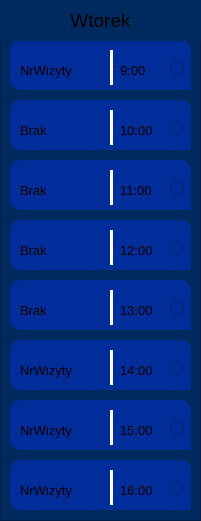
    <widget class="QFrame" name="frame_8">
     <property name="geometry">
      <rect>
       <x>240</x>
       <y>120</y>
       <width>201</width>
       <height>521</height>
      </rect>
     </property>
     <property name="styleSheet">
      <string notr="true">background-color: rgb(0, 41, 94);</string>
     </property>
     <property name="frameShape">
      <enum>QFrame::Shape::StyledPanel</enum>
     </property>
     <property name="frameShadow">
      <enum>QFrame::Shadow::Raised</enum>
     </property>
     <widget class="QFrame" name="frame_58">
      <property name="geometry">
       <rect>
        <x>10</x>
        <y>40</y>
        <width>181</width>
        <height>50</height>
       </rect>
      </property>
      <property name="styleSheet">
       <string notr="true">background-color: rgb(0, 45, 154);
border-radius: 10px;</string>
      </property>
      <property name="frameShape">
       <enum>QFrame::Shape::StyledPanel</enum>
      </property>
      <property name="frameShadow">
       <enum>QFrame::Shadow::Raised</enum>
      </property>
      <widget class="QLabel" name="label_105">
       <property name="geometry">
        <rect>
         <x>10</x>
         <y>10</y>
         <width>121</width>
         <height>41</height>
        </rect>
       </property>
       <property name="font">
        <font>
         <pointsize>10</pointsize>
         <bold>false</bold>
        </font>
       </property>
       <property name="layoutDirection">
        <enum>Qt::LayoutDirection::LeftToRight</enum>
       </property>
       <property name="styleSheet">
        <string notr="true"/>
       </property>
       <property name="text">
        <string>NrWizyty</string>
       </property>
       <property name="textFormat">
        <enum>Qt::TextFormat::RichText</enum>
       </property>
       <property name="alignment">
        <set>Qt::AlignmentFlag::AlignLeading|Qt::AlignmentFlag::AlignLeft|Qt::AlignmentFlag::AlignVCenter</set>
       </property>
      </widget>
      <widget class="Line" name="line_51">
       <property name="geometry">
        <rect>
         <x>100</x>
         <y>10</y>
         <width>3</width>
         <height>35</height>
        </rect>
       </property>
       <property name="styleSheet">
        <string notr="true">background-color: white;</string>
       </property>
       <property name="orientation">
        <enum>Qt::Orientation::Vertical</enum>
       </property>
      </widget>
      <widget class="QLabel" name="label_106">
       <property name="geometry">
        <rect>
         <x>110</x>
         <y>10</y>
         <width>131</width>
         <height>41</height>
        </rect>
       </property>
       <property name="font">
        <font>
         <pointsize>10</pointsize>
         <bold>false</bold>
        </font>
       </property>
       <property name="layoutDirection">
        <enum>Qt::LayoutDirection::LeftToRight</enum>
       </property>
       <property name="styleSheet">
        <string notr="true"/>
       </property>
       <property name="text">
        <string>9:00</string>
       </property>
       <property name="textFormat">
        <enum>Qt::TextFormat::RichText</enum>
       </property>
       <property name="alignment">
        <set>Qt::AlignmentFlag::AlignLeading|Qt::AlignmentFlag::AlignLeft|Qt::AlignmentFlag::AlignVCenter</set>
       </property>
      </widget>
      <widget class="QRadioButton" name="radioButton_13">
       <property name="geometry">
        <rect>
         <x>160</x>
         <y>15</y>
         <width>112</width>
         <height>26</height>
        </rect>
       </property>
       <property name="text">
        <string/>
       </property>
      </widget>
     </widget>
     <widget class="QLabel" name="label_8">
      <property name="geometry">
       <rect>
        <x>0</x>
        <y>0</y>
        <width>201</width>
        <height>41</height>
       </rect>
      </property>
      <property name="font">
       <font>
        <pointsize>14</pointsize>
        <bold>false</bold>
       </font>
      </property>
      <property name="layoutDirection">
       <enum>Qt::LayoutDirection::RightToLeft</enum>
      </property>
      <property name="styleSheet">
       <string notr="true"/>
      </property>
      <property name="text">
       <string>Wtorek</string>
      </property>
      <property name="textFormat">
       <enum>Qt::TextFormat::RichText</enum>
      </property>
      <property name="alignment">
       <set>Qt::AlignmentFlag::AlignCenter</set>
      </property>
     </widget>
     <widget class="QFrame" name="frame_59">
      <property name="geometry">
       <rect>
        <x>10</x>
        <y>100</y>
        <width>181</width>
        <height>50</height>
       </rect>
      </property>
      <property name="styleSheet">
       <string notr="true">background-color: rgb(0, 45, 154);
border-radius: 10px;</string>
      </property>
      <property name="frameShape">
       <enum>QFrame::Shape::StyledPanel</enum>
      </property>
      <property name="frameShadow">
       <enum>QFrame::Shadow::Raised</enum>
      </property>
      <widget class="QLabel" name="label_107">
       <property name="geometry">
        <rect>
         <x>10</x>
         <y>10</y>
         <width>121</width>
         <height>41</height>
        </rect>
       </property>
       <property name="font">
        <font>
         <pointsize>10</pointsize>
         <bold>false</bold>
        </font>
       </property>
       <property name="layoutDirection">
        <enum>Qt::LayoutDirection::LeftToRight</enum>
       </property>
       <property name="styleSheet">
        <string notr="true"/>
       </property>
       <property name="text">
        <string>Brak</string>
       </property>
       <property name="textFormat">
        <enum>Qt::TextFormat::RichText</enum>
       </property>
       <property name="alignment">
        <set>Qt::AlignmentFlag::AlignLeading|Qt::AlignmentFlag::AlignLeft|Qt::AlignmentFlag::AlignVCenter</set>
       </property>
      </widget>
      <widget class="Line" name="line_52">
       <property name="geometry">
        <rect>
         <x>100</x>
         <y>10</y>
         <width>3</width>
         <height>35</height>
        </rect>
       </property>
       <property name="styleSheet">
        <string notr="true">background-color: white;</string>
       </property>
       <property name="orientation">
        <enum>Qt::Orientation::Vertical</enum>
       </property>
      </widget>
      <widget class="QLabel" name="label_108">
       <property name="geometry">
        <rect>
         <x>110</x>
         <y>10</y>
         <width>131</width>
         <height>41</height>
        </rect>
       </property>
       <property name="font">
        <font>
         <pointsize>10</pointsize>
         <bold>false</bold>
        </font>
       </property>
       <property name="layoutDirection">
        <enum>Qt::LayoutDirection::LeftToRight</enum>
       </property>
       <property name="styleSheet">
        <string notr="true"/>
       </property>
       <property name="text">
        <string>10:00</string>
       </property>
       <property name="textFormat">
        <enum>Qt::TextFormat::RichText</enum>
       </property>
       <property name="alignment">
        <set>Qt::AlignmentFlag::AlignLeading|Qt::AlignmentFlag::AlignLeft|Qt::AlignmentFlag::AlignVCenter</set>
       </property>
      </widget>
      <widget class="QRadioButton" name="radioButton_14">
       <property name="geometry">
        <rect>
         <x>160</x>
         <y>15</y>
         <width>112</width>
         <height>26</height>
        </rect>
       </property>
       <property name="text">
        <string/>
       </property>
      </widget>
     </widget>
     <widget class="QFrame" name="frame_60">
      <property name="geometry">
       <rect>
        <x>10</x>
        <y>160</y>
        <width>181</width>
        <height>50</height>
       </rect>
      </property>
      <property name="styleSheet">
       <string notr="true">background-color: rgb(0, 45, 154);
border-radius: 10px;</string>
      </property>
      <property name="frameShape">
       <enum>QFrame::Shape::StyledPanel</enum>
      </property>
      <property name="frameShadow">
       <enum>QFrame::Shadow::Raised</enum>
      </property>
      <widget class="QLabel" name="label_109">
       <property name="geometry">
        <rect>
         <x>10</x>
         <y>10</y>
         <width>121</width>
         <height>41</height>
        </rect>
       </property>
       <property name="font">
        <font>
         <pointsize>10</pointsize>
         <bold>false</bold>
        </font>
       </property>
       <property name="layoutDirection">
        <enum>Qt::LayoutDirection::LeftToRight</enum>
       </property>
       <property name="styleSheet">
        <string notr="true"/>
       </property>
       <property name="text">
        <string>Brak</string>
       </property>
       <property name="textFormat">
        <enum>Qt::TextFormat::RichText</enum>
       </property>
       <property name="alignment">
        <set>Qt::AlignmentFlag::AlignLeading|Qt::AlignmentFlag::AlignLeft|Qt::AlignmentFlag::AlignVCenter</set>
       </property>
      </widget>
      <widget class="Line" name="line_53">
       <property name="geometry">
        <rect>
         <x>100</x>
         <y>10</y>
         <width>3</width>
         <height>35</height>
        </rect>
       </property>
       <property name="styleSheet">
        <string notr="true">background-color: white;</string>
       </property>
       <property name="orientation">
        <enum>Qt::Orientation::Vertical</enum>
       </property>
      </widget>
      <widget class="QLabel" name="label_110">
       <property name="geometry">
        <rect>
         <x>110</x>
         <y>10</y>
         <width>131</width>
         <height>41</height>
        </rect>
       </property>
       <property name="font">
        <font>
         <pointsize>10</pointsize>
         <bold>false</bold>
        </font>
       </property>
       <property name="layoutDirection">
        <enum>Qt::LayoutDirection::LeftToRight</enum>
       </property>
       <property name="styleSheet">
        <string notr="true"/>
       </property>
       <property name="text">
        <string>11:00</string>
       </property>
       <property name="textFormat">
        <enum>Qt::TextFormat::RichText</enum>
       </property>
       <property name="alignment">
        <set>Qt::AlignmentFlag::AlignLeading|Qt::AlignmentFlag::AlignLeft|Qt::AlignmentFlag::AlignVCenter</set>
       </property>
      </widget>
      <widget class="QRadioButton" name="radioButton_15">
       <property name="geometry">
        <rect>
         <x>160</x>
         <y>15</y>
         <width>112</width>
         <height>26</height>
        </rect>
       </property>
       <property name="text">
        <string/>
       </property>
      </widget>
     </widget>
     <widget class="QFrame" name="frame_61">
      <property name="geometry">
       <rect>
        <x>10</x>
        <y>340</y>
        <width>181</width>
        <height>50</height>
       </rect>
      </property>
      <property name="styleSheet">
       <string notr="true">background-color: rgb(0, 45, 154);
border-radius: 10px;</string>
      </property>
      <property name="frameShape">
       <enum>QFrame::Shape::StyledPanel</enum>
      </property>
      <property name="frameShadow">
       <enum>QFrame::Shadow::Raised</enum>
      </property>
      <widget class="QLabel" name="label_111">
       <property name="geometry">
        <rect>
         <x>10</x>
         <y>10</y>
         <width>121</width>
         <height>41</height>
        </rect>
       </property>
       <property name="font">
        <font>
         <pointsize>10</pointsize>
         <bold>false</bold>
        </font>
       </property>
       <property name="layoutDirection">
        <enum>Qt::LayoutDirection::LeftToRight</enum>
       </property>
       <property name="styleSheet">
        <string notr="true"/>
       </property>
       <property name="text">
        <string>NrWizyty</string>
       </property>
       <property name="textFormat">
        <enum>Qt::TextFormat::RichText</enum>
       </property>
       <property name="alignment">
        <set>Qt::AlignmentFlag::AlignLeading|Qt::AlignmentFlag::AlignLeft|Qt::AlignmentFlag::AlignVCenter</set>
       </property>
      </widget>
      <widget class="Line" name="line_54">
       <property name="geometry">
        <rect>
         <x>100</x>
         <y>10</y>
         <width>3</width>
         <height>35</height>
        </rect>
       </property>
       <property name="styleSheet">
        <string notr="true">background-color: white;</string>
       </property>
       <property name="orientation">
        <enum>Qt::Orientation::Vertical</enum>
       </property>
      </widget>
      <widget class="QLabel" name="label_112">
       <property name="geometry">
        <rect>
         <x>110</x>
         <y>10</y>
         <width>131</width>
         <height>41</height>
        </rect>
       </property>
       <property name="font">
        <font>
         <pointsize>10</pointsize>
         <bold>false</bold>
        </font>
       </property>
       <property name="layoutDirection">
        <enum>Qt::LayoutDirection::LeftToRight</enum>
       </property>
       <property name="styleSheet">
        <string notr="true"/>
       </property>
       <property name="text">
        <string>14:00</string>
       </property>
       <property name="textFormat">
        <enum>Qt::TextFormat::RichText</enum>
       </property>
       <property name="alignment">
        <set>Qt::AlignmentFlag::AlignLeading|Qt::AlignmentFlag::AlignLeft|Qt::AlignmentFlag::AlignVCenter</set>
       </property>
      </widget>
      <widget class="QRadioButton" name="radioButton_16">
       <property name="geometry">
        <rect>
         <x>160</x>
         <y>15</y>
         <width>112</width>
         <height>26</height>
        </rect>
       </property>
       <property name="text">
        <string/>
       </property>
      </widget>
     </widget>
     <widget class="QFrame" name="frame_62">
      <property name="geometry">
       <rect>
        <x>10</x>
        <y>280</y>
        <width>181</width>
        <height>50</height>
       </rect>
      </property>
      <property name="styleSheet">
       <string notr="true">background-color: rgb(0, 45, 154);
border-radius: 10px;</string>
      </property>
      <property name="frameShape">
       <enum>QFrame::Shape::StyledPanel</enum>
      </property>
      <property name="frameShadow">
       <enum>QFrame::Shadow::Raised</enum>
      </property>
      <widget class="QLabel" name="label_113">
       <property name="geometry">
        <rect>
         <x>10</x>
         <y>10</y>
         <width>121</width>
         <height>41</height>
        </rect>
       </property>
       <property name="font">
        <font>
         <pointsize>10</pointsize>
         <bold>false</bold>
        </font>
       </property>
       <property name="layoutDirection">
        <enum>Qt::LayoutDirection::LeftToRight</enum>
       </property>
       <property name="styleSheet">
        <string notr="true"/>
       </property>
       <property name="text">
        <string>Brak</string>
       </property>
       <property name="textFormat">
        <enum>Qt::TextFormat::RichText</enum>
       </property>
       <property name="alignment">
        <set>Qt::AlignmentFlag::AlignLeading|Qt::AlignmentFlag::AlignLeft|Qt::AlignmentFlag::AlignVCenter</set>
       </property>
      </widget>
      <widget class="Line" name="line_55">
       <property name="geometry">
        <rect>
         <x>100</x>
         <y>10</y>
         <width>3</width>
         <height>35</height>
        </rect>
       </property>
       <property name="styleSheet">
        <string notr="true">background-color: white;</string>
       </property>
       <property name="orientation">
        <enum>Qt::Orientation::Vertical</enum>
       </property>
      </widget>
      <widget class="QLabel" name="label_114">
       <property name="geometry">
        <rect>
         <x>110</x>
         <y>10</y>
         <width>131</width>
         <height>41</height>
        </rect>
       </property>
       <property name="font">
        <font>
         <pointsize>10</pointsize>
         <bold>false</bold>
        </font>
       </property>
       <property name="layoutDirection">
        <enum>Qt::LayoutDirection::LeftToRight</enum>
       </property>
       <property name="styleSheet">
        <string notr="true"/>
       </property>
       <property name="text">
        <string>13:00</string>
       </property>
       <property name="textFormat">
        <enum>Qt::TextFormat::RichText</enum>
       </property>
       <property name="alignment">
        <set>Qt::AlignmentFlag::AlignLeading|Qt::AlignmentFlag::AlignLeft|Qt::AlignmentFlag::AlignVCenter</set>
       </property>
      </widget>
      <widget class="QRadioButton" name="radioButton_17">
       <property name="geometry">
        <rect>
         <x>160</x>
         <y>15</y>
         <width>112</width>
         <height>26</height>
        </rect>
       </property>
       <property name="text">
        <string/>
       </property>
      </widget>
     </widget>
     <widget class="QFrame" name="frame_63">
      <property name="geometry">
       <rect>
        <x>10</x>
        <y>220</y>
        <width>181</width>
        <height>50</height>
       </rect>
      </property>
      <property name="styleSheet">
       <string notr="true">background-color: rgb(0, 45, 154);
border-radius: 10px;</string>
      </property>
      <property name="frameShape">
       <enum>QFrame::Shape::StyledPanel</enum>
      </property>
      <property name="frameShadow">
       <enum>QFrame::Shadow::Raised</enum>
      </property>
      <widget class="QLabel" name="label_115">
       <property name="geometry">
        <rect>
         <x>10</x>
         <y>10</y>
         <width>121</width>
         <height>41</height>
        </rect>
       </property>
       <property name="font">
        <font>
         <pointsize>10</pointsize>
         <bold>false</bold>
        </font>
       </property>
       <property name="layoutDirection">
        <enum>Qt::LayoutDirection::LeftToRight</enum>
       </property>
       <property name="styleSheet">
        <string notr="true"/>
       </property>
       <property name="text">
        <string>Brak</string>
       </property>
       <property name="textFormat">
        <enum>Qt::TextFormat::RichText</enum>
       </property>
       <property name="alignment">
        <set>Qt::AlignmentFlag::AlignLeading|Qt::AlignmentFlag::AlignLeft|Qt::AlignmentFlag::AlignVCenter</set>
       </property>
      </widget>
      <widget class="Line" name="line_56">
       <property name="geometry">
        <rect>
         <x>100</x>
         <y>10</y>
         <width>3</width>
         <height>35</height>
        </rect>
       </property>
       <property name="styleSheet">
        <string notr="true">background-color: white;</string>
       </property>
       <property name="orientation">
        <enum>Qt::Orientation::Vertical</enum>
       </property>
      </widget>
      <widget class="QLabel" name="label_116">
       <property name="geometry">
        <rect>
         <x>110</x>
         <y>10</y>
         <width>131</width>
         <height>41</height>
        </rect>
       </property>
       <property name="font">
        <font>
         <pointsize>10</pointsize>
         <bold>false</bold>
        </font>
       </property>
       <property name="layoutDirection">
        <enum>Qt::LayoutDirection::LeftToRight</enum>
       </property>
       <property name="styleSheet">
        <string notr="true"/>
       </property>
       <property name="text">
        <string>12:00</string>
       </property>
       <property name="textFormat">
        <enum>Qt::TextFormat::RichText</enum>
       </property>
       <property name="alignment">
        <set>Qt::AlignmentFlag::AlignLeading|Qt::AlignmentFlag::AlignLeft|Qt::AlignmentFlag::AlignVCenter</set>
       </property>
      </widget>
      <widget class="QRadioButton" name="radioButton_18">
       <property name="geometry">
        <rect>
         <x>160</x>
         <y>15</y>
         <width>112</width>
         <height>26</height>
        </rect>
       </property>
       <property name="text">
        <string/>
       </property>
      </widget>
     </widget>
     <widget class="QFrame" name="frame_64">
      <property name="geometry">
       <rect>
        <x>10</x>
        <y>400</y>
        <width>181</width>
        <height>50</height>
       </rect>
      </property>
      <property name="styleSheet">
       <string notr="true">background-color: rgb(0, 45, 154);
border-radius: 10px;</string>
      </property>
      <property name="frameShape">
       <enum>QFrame::Shape::StyledPanel</enum>
      </property>
      <property name="frameShadow">
       <enum>QFrame::Shadow::Raised</enum>
      </property>
      <widget class="QLabel" name="label_117">
       <property name="geometry">
        <rect>
         <x>10</x>
         <y>10</y>
         <width>121</width>
         <height>41</height>
        </rect>
       </property>
       <property name="font">
        <font>
         <pointsize>10</pointsize>
         <bold>false</bold>
        </font>
       </property>
       <property name="layoutDirection">
        <enum>Qt::LayoutDirection::LeftToRight</enum>
       </property>
       <property name="styleSheet">
        <string notr="true"/>
       </property>
       <property name="text">
        <string>NrWizyty</string>
       </property>
       <property name="textFormat">
        <enum>Qt::TextFormat::RichText</enum>
       </property>
       <property name="alignment">
        <set>Qt::AlignmentFlag::AlignLeading|Qt::AlignmentFlag::AlignLeft|Qt::AlignmentFlag::AlignVCenter</set>
       </property>
      </widget>
      <widget class="Line" name="line_57">
       <property name="geometry">
        <rect>
         <x>100</x>
         <y>10</y>
         <width>3</width>
         <height>35</height>
        </rect>
       </property>
       <property name="styleSheet">
        <string notr="true">background-color: white;</string>
       </property>
       <property name="orientation">
        <enum>Qt::Orientation::Vertical</enum>
       </property>
      </widget>
      <widget class="QLabel" name="label_118">
       <property name="geometry">
        <rect>
         <x>110</x>
         <y>10</y>
         <width>131</width>
         <height>41</height>
        </rect>
       </property>
       <property name="font">
        <font>
         <pointsize>10</pointsize>
         <bold>false</bold>
        </font>
       </property>
       <property name="layoutDirection">
        <enum>Qt::LayoutDirection::LeftToRight</enum>
       </property>
       <property name="styleSheet">
        <string notr="true"/>
       </property>
       <property name="text">
        <string>15:00</string>
       </property>
       <property name="textFormat">
        <enum>Qt::TextFormat::RichText</enum>
       </property>
       <property name="alignment">
        <set>Qt::AlignmentFlag::AlignLeading|Qt::AlignmentFlag::AlignLeft|Qt::AlignmentFlag::AlignVCenter</set>
       </property>
      </widget>
      <widget class="QRadioButton" name="radioButton_19">
       <property name="geometry">
        <rect>
         <x>160</x>
         <y>15</y>
         <width>112</width>
         <height>26</height>
        </rect>
       </property>
       <property name="text">
        <string/>
       </property>
      </widget>
     </widget>
     <widget class="QFrame" name="frame_65">
      <property name="geometry">
       <rect>
        <x>10</x>
        <y>460</y>
        <width>181</width>
        <height>50</height>
       </rect>
      </property>
      <property name="styleSheet">
       <string notr="true">background-color: rgb(0, 45, 154);
border-radius: 10px;</string>
      </property>
      <property name="frameShape">
       <enum>QFrame::Shape::StyledPanel</enum>
      </property>
      <property name="frameShadow">
       <enum>QFrame::Shadow::Raised</enum>
      </property>
      <widget class="QLabel" name="label_119">
       <property name="geometry">
        <rect>
         <x>10</x>
         <y>10</y>
         <width>121</width>
         <height>41</height>
        </rect>
       </property>
       <property name="font">
        <font>
         <pointsize>10</pointsize>
         <bold>false</bold>
        </font>
       </property>
       <property name="layoutDirection">
        <enum>Qt::LayoutDirection::LeftToRight</enum>
       </property>
       <property name="styleSheet">
        <string notr="true"/>
       </property>
       <property name="text">
        <string>NrWizyty</string>
       </property>
       <property name="textFormat">
        <enum>Qt::TextFormat::RichText</enum>
       </property>
       <property name="alignment">
        <set>Qt::AlignmentFlag::AlignLeading|Qt::AlignmentFlag::AlignLeft|Qt::AlignmentFlag::AlignVCenter</set>
       </property>
      </widget>
      <widget class="Line" name="line_58">
       <property name="geometry">
        <rect>
         <x>100</x>
         <y>10</y>
         <width>3</width>
         <height>35</height>
        </rect>
       </property>
       <property name="styleSheet">
        <string notr="true">background-color: white;</string>
       </property>
       <property name="orientation">
        <enum>Qt::Orientation::Vertical</enum>
       </property>
      </widget>
      <widget class="QLabel" name="label_120">
       <property name="geometry">
        <rect>
         <x>110</x>
         <y>10</y>
         <width>131</width>
         <height>41</height>
        </rect>
       </property>
       <property name="font">
        <font>
         <pointsize>10</pointsize>
         <bold>false</bold>
        </font>
       </property>
       <property name="layoutDirection">
        <enum>Qt::LayoutDirection::LeftToRight</enum>
       </property>
       <property name="styleSheet">
        <string notr="true"/>
       </property>
       <property name="text">
        <string>16:00</string>
       </property>
       <property name="textFormat">
        <enum>Qt::TextFormat::RichText</enum>
       </property>
       <property name="alignment">
        <set>Qt::AlignmentFlag::AlignLeading|Qt::AlignmentFlag::AlignLeft|Qt::AlignmentFlag::AlignVCenter</set>
       </property>
      </widget>
      <widget class="QRadioButton" name="radioButton_20">
       <property name="geometry">
        <rect>
         <x>160</x>
         <y>15</y>
         <width>112</width>
         <height>26</height>
        </rect>
       </property>
       <property name="text">
        <string/>
       </property>
      </widget>
     </widget>
    </widget>
